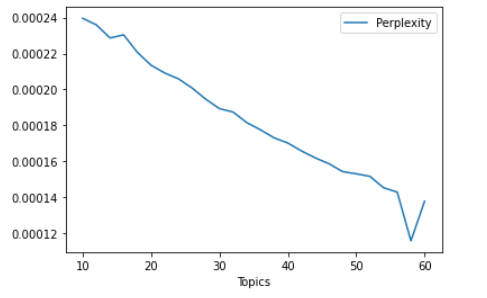
#> input picture report/Perplexity-Plot-for-tuning.png, 487 x 298 px
$ jupyter execute --allow-errors 04-Intro-to-LDA.ipynb
#> lines starting #> are read from the running program, lines starting #| are printed output that depends on the picture
## Latent Dirichlet Allocation for Topic Modelling

Latent Dirichlet Allocation (LDA) aims to extract topics from a given corpus. LDA assumes that each document is a mixture of topics and that each topic is a mixture of words.

The model uses Bayesian inference to update the prior knowledge of the distribution of the topics.

We produce a document-word matrix (bag of words).

First we import the necessary packages.

[cell 1]
import pandas as pd
import pickle
import numpy as np
np.random.seed(2018)
import gensim
from gensim.utils import simple_preprocess
from gensim.parsing.preprocessing import STOPWORDS
from nltk.stem import WordNetLemmatizer, SnowballStemmer
from nltk.stem.porter import *
from gensim import corpora
from pprint import pprint
import gensim.models

We then load the cleaned dataset into a dataframe.

#> (a cell that did not finish here is left out)

Due to issues with data formatting from the preprocessing, the 'text' and 'combine' columns contain the same information, however the 'text' column contains a list of the string word tokens, whereas 'combine' contains a string for each document. Below we assign docs to be just the 'combine' column.

[cell 3]
def myprocess(thisdoc):
    ## Runs on documents (vector of words)
    return(thisdoc.strip('[]').replace("'", ' ').replace("u ", '').replace(' ', '').split(','))

#> (a cell that did not finish here is left out)

In order to improve the performance we wanted to explore encoding the meaning of phrases which as seperate words may have essentially opposite meaning, this is called negation detection. For example, a review containing the word "good" should be categorised as negative if it happens to have the word "not" before it. this exploration is detailed in the notebook 05-Investiagting-Ngrams-LDA.ipynb. The results from this exploration showed that the methods we tried did not improve the performance, hence we decided not to pursue this further.

Below we implement the concept of a dictionary, by mapping words to their integer ids. We then filter out any tokens (words) which have frequency less than 5. The no_above parameter removes tokens appearing in more than 50% of documents will be removed. This is because words appearing in less than 5 documents will not help form topics, nor will words that occur very frequently (e.g. book).

#> (a cell that did not finish here is left out)

#> (a cell that did not finish here is left out)

Below we inspect the local directory to try to find the pickle file in order to load it. If the pickle file does not exist there then we create the bag of words corpus for the first time and save this as a pickle. We chose to use pickle over CSV because using pickles was faster when compared to CSV files and has the ability to reduce the file size to almost half of CSV files using its compression techniques.

#> (a cell that did not finish here is left out)

Here we perform a similar step, by checking whether the LDA model has already been created and saved as a pickle file. We chose the default number of topics to be 15, and instructed the model to pass over the entire corpus only once for time purposes. We choose to increase the size of the dataset we would train and tune on instead.

#> (a cell that did not finish here is left out)

#> (a cell that did not finish here is left out)

# Evaluation of Initial Model

Coherence and perplexity are two types of metrics which can be used to evaluate topic models.
Coherence represents how human interpretable the topics are, whereas perplexity represents how probable some new unseen data is given the model that was learned earlier. Ideally, we would like high coherence and low perplexity.

For coherence, we chose the C_v measure which is based on a sliding window, one-set segmentation of the top words and an indirect confirmation measure that uses normalized pointwise mutual information (NPMI) and the cosine similarity [[Evaluating LDA Topic Models](https://towardsdatascience.com/evaluate-topic-model-in-python-latent-dirichlet-allocation-lda-7d57484bb5d0#:~:text=But%20before%20that%E2%80%A6-,What%20is%20topic%20coherence%3F,are%20artifacts%20of%20statistical%20inference)].

[cell 10]
from gensim.models import CoherenceModel

#> (a cell that did not finish here is left out)

#> (a cell that did not finish here is left out)

[cell 13]
import math

#> (a cell that did not finish here is left out)

## Hyperparameter tuning

Now we have established a baseline evaluation for our model, we can adjust the hyperparameters to try and optimise the perplexity score.

The key hyperparameters for our LDA model are:

* Number of Topics (K)
* Dirichlet hyperparameter alpha: Document-Topic Density
* Dirichlet hyperparameter beta: Word-Topic Density

Number of topics
Determining the number of topics for an LDA topic modelling alogirthm is important as too few topics may not capture the relationships well between the words, whereas too many topics may produce 'rubbish'. This is similar to under and overfitting respectively.

Aside from the number of topics, the most important parameters are the Bayesian prior hyperparameters alpha and beta (labelled ‘eta’ in Gensim). Both hyperparameters represent our prior beliefs about the corpus before we train our model.

Due to time and resource constraints, we decided to only explore the number of topics hyperparameter.

To determine the number topics, we shall create our own grid search algorithm which iterates through each point in the search space and calculates the perplexity score. We are aiming to minimise our perplexity score, however, we will use the elbow method when plotting the number of topics (k) against the perplexity to select the optimal k. This will hopefully prevent our model from overfitting.

[cell 15]
# this is our supporting function for computing perplexity
def compute_perplexity_values(k):

    lda_model = gensim.models.LdaMulticore(bow_corpus, num_topics=k, id2word=dict_LoS, passes=2, workers=2)

    perplexity_model_lda = math.exp(lda_model.log_perplexity(bow_corpus))

    return perplexity_model_lda

Here we include a progress bar so the user can see how long the grid search has left.

[cell 16]
import tqdm

We iterate over a range of topic numbers, from 10 to 30, with step size 2. The next chunk of code may take a while to run and should ideally be ran on a HPC. The model results are then outputted to a dataframe and plotted. The plot is saved to an external file.

[cell 17]
min_topics=10
max_topics=11
step =1

topics_range = range(min_topics, max_topics+1, step)

model_results = {'Topics': [],
                 'Perplexity': []
                }

pbar = tqdm.tqdm(total=(len(topics_range)))
#> (the rest of this cell did not finish here and is left out)

This code was adapted from [Evaluating LDA Topic Models](https://towardsdatascience.com/evaluate-topic-model-in-python-latent-dirichlet-allocation-lda-7d57484bb5d0#:~:text=But%20before%20that%E2%80%A6-,What%20is%20topic%20coherence%3F,are%20artifacts%20of%20statistical%20inference).

[cell 18]
dframe = pd.DataFrame(model_results)

[cell 19]
fig = dframe.plot(x ='Topics', y='Perplexity', kind='line').get_figure()
fig.savefig('perplexity_plot.pdf')
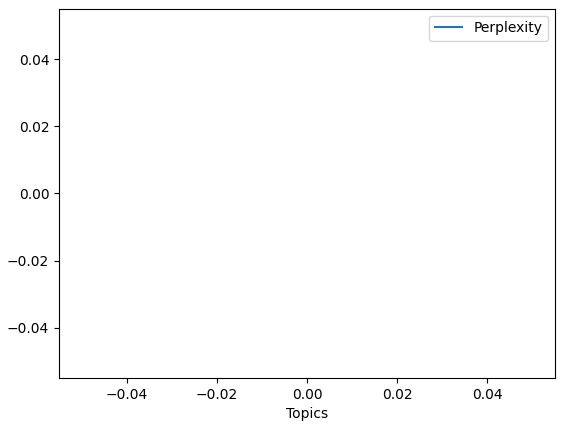
#> figure drawn by matplotlib, 1 panel

Lastly, the scores dataframe is saved to a csv.

[cell 20]
dframe.to_csv('perplexity_scores.csv', index=False)

The above demonstrates that our grid search method works. We actually ran our grid search using the HPC with min_topics=10, max_topics = 60 and step_size = 2. Below is the perplexity plot outputted from the grid search. Please ignore the external axis, this is only used to scale the image.

[cell 21]
from matplotlib import pyplot as plt
from matplotlib import image as mpimg

plt.title("Perplexity Plot for varying number of topics")

image = mpimg.imread("Perplexity-Plot-for-tuning.png")
#> image is the input picture: shape (298, 487, 4) float32; mean R, G, B, A 0.978, 0.98, 0.981, 1
plt.imshow(image)
